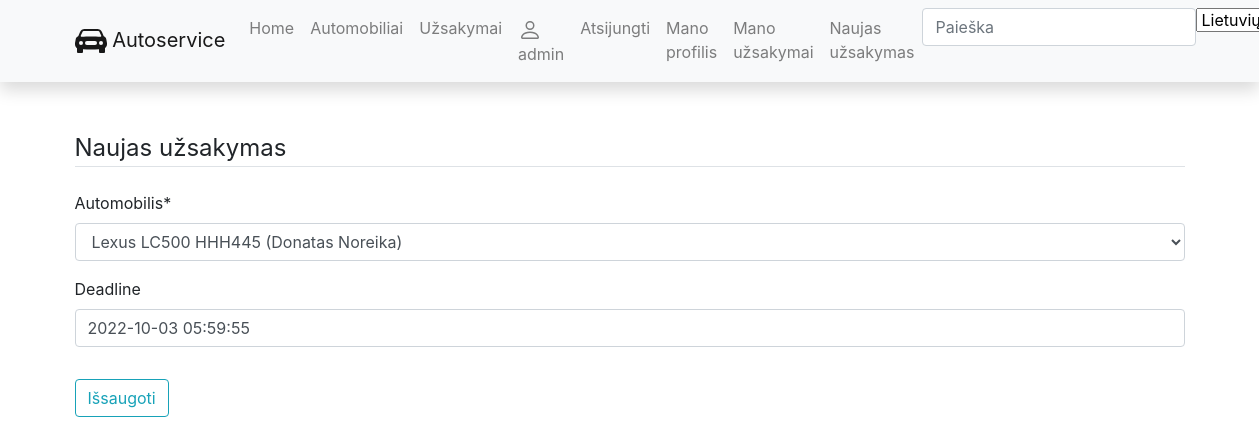
The page /lt/uzsakymai/11/update (signed in) on the database as committed earlier.
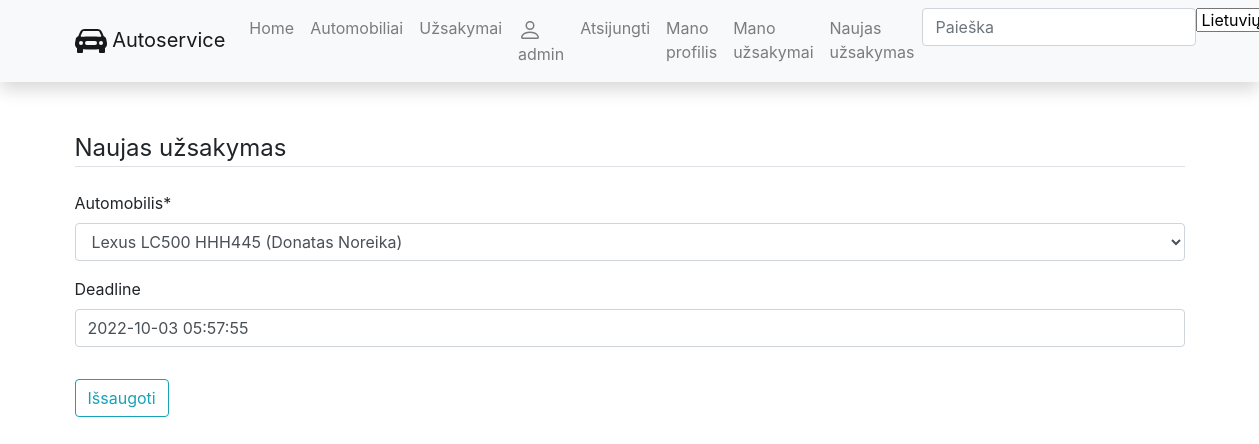
The same page on the database as committed later.
### autoservice/models.py (models this page shows, shortened)
class Uzsakymas(models.Model):
    data = models.DateField(_("Date"), auto_now_add=True, blank=True)
    automobilis = models.ForeignKey("Automobilis", on_delete=models.SET_NULL, null=True, related_name="uzsakymai")
    vartotojas = models.ForeignKey(User, on_delete=models.SET_NULL, null=True, blank=True)
    terminas = models.DateTimeField(_("Deadline"), null=True, blank=True)
    def praejes_terminas(self):
        if self.terminas and datetime.today().replace(tzinfo=utc) > self.terminas.replace(tzinfo=utc):
            return True
        return False
    praejes_terminas.short_description = _("Past Deadline")
    def bendra(self):
        bendra = 0
        eilutes = self.eilutes.all()
        for eilute in eilutes:
            bendra += eilute.kiekis * eilute.paslauga.kaina
        return bendra
    bendra.short_description = _("Total")
    STATUS = (
        ("p", _("Confirmed")),
        ("v", _("In Progress")),
        ("i", _("Done")),
        ("a", _("Cancelled")),
    )
    statusas = models.CharField(_("Status"), max_length=1, choices=STATUS, default="p", help_text="Statusas")
    class Meta:
        verbose_name = _("Order")
        verbose_name_plural = _("Orders")
        ordering = ['-id']

### autoservice/views.py (the view, shortened to what this page needs)
# urls.py: path('uzsakymai/<int:pk>/update', views.MyUzsakymasUpdateView.as_view(), name="manouzsakymas_update"),
class MyUzsakymasUpdateView(LoginRequiredMixin, UserPassesTestMixin, generic.UpdateView):
    model = Uzsakymas
    fields = ['automobilis', 'terminas']
    success_url = '/autoservice/manouzsakymai/'
    template_name = 'manouzsakymas_form.html'
    def test_func(self):
        uzsakymas = self.get_object()
        return self.request.user == uzsakymas.vartotojas

### autoservice/models.py (called while the page is built)
    def __str__(self):
        return f"{self.gamintojas} {self.modelis}"

    def __str__(self):
        return f"{self.modelis} {self.valstybinis_nr} ({self.kliento_vardas})"

### autoservice/templates/manouzsakymas_form.html (shortened to what this page needs)
{% extends "base.html" %}
{% block content %}
{% load crispy_forms_tags %}
<div class="content-section">
    <form method="POST">
    <fieldset class="form-group">
        <legend class="border-bottom mb-4">Naujas užsakymas</legend>
        {{ form|crispy }}
    </fieldset>
    <div class="form-group">
            <button class="btn btn-outline-info" type="submit">Išsaugoti</button>
    </div>
    </form>
</div>
{% endblock %}

Rows that differ between the two databases and show on the page:
changed Uzsakymas "Lexus LC500 HHH445 (Donatas Noreika)": terminas "2022-10-03 05:59:55" → "2022-10-03 05:57:55"
